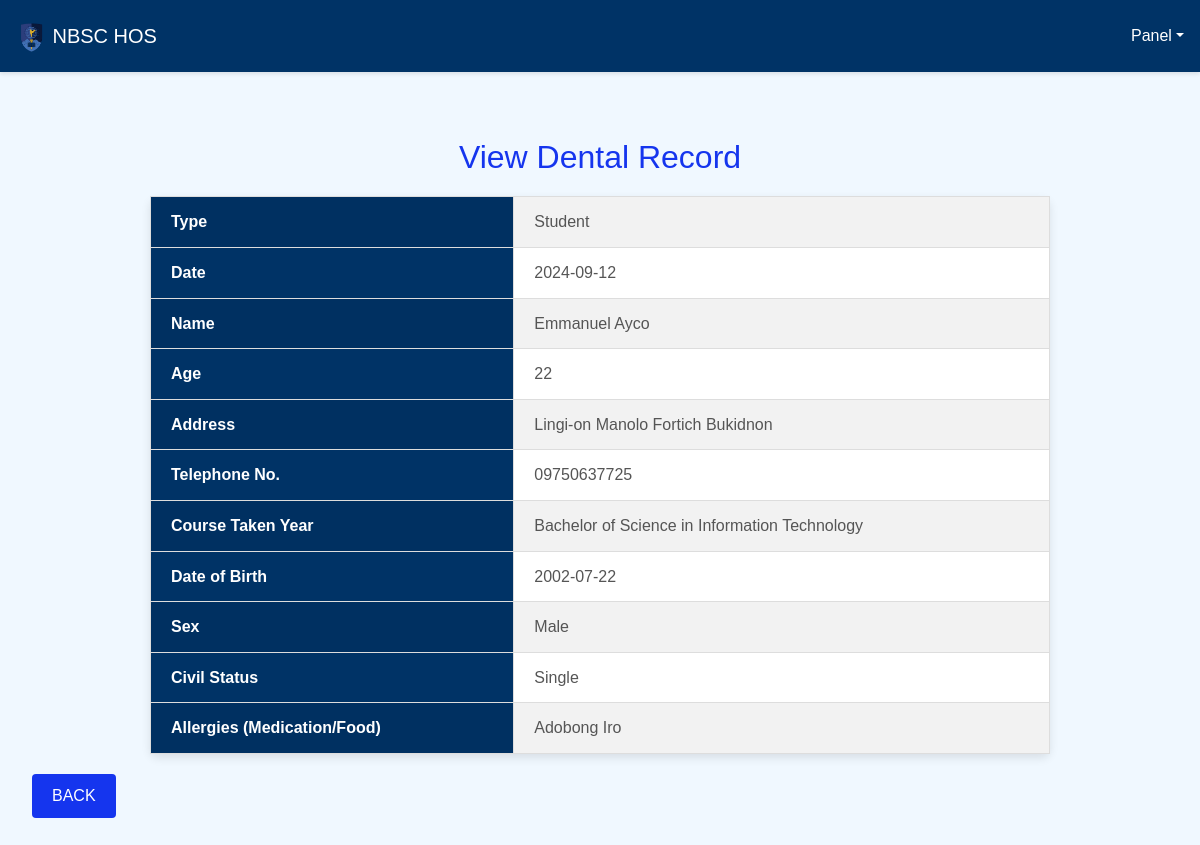
The page /crud2/read.php?dental_id=2 on the database its author committed.
### tables this page shows
CREATE TABLE `dental` (
  `dental_id` int(11) NOT NULL,
  `dental_type` enum('Non-Teaching','Teaching','Student') NOT NULL,
  `dental_date` date NOT NULL,
  `dental_name` varchar(255) NOT NULL,
  `dental_age` int(11) DEFAULT NULL,
  `dental_address` varchar(255) DEFAULT NULL,
  `dental_tel_no` varchar(15) DEFAULT NULL,
  `dental_course_taken_year` varchar(255) DEFAULT NULL,
  `dental_date_of_birth` date DEFAULT NULL,
  `dental_sex` enum('Male','Female','Other') DEFAULT NULL,
  `dental_civil_status` enum('Single','Married','Divorced','Widowed','Other') DEFAULT NULL,
  `dental_allergy_medication_food` text DEFAULT NULL
);

### crud2/read.php (the view, shortened to what this page needs)
<?php
if(isset($_GET["dental_id"]) && !empty(trim($_GET["dental_id"]))){
    require_once "../config.php";
    $sql = "SELECT * FROM dental WHERE dental_id = :dental_id";
    if($stmt = $pdo->prepare($sql)){
        $stmt->bindParam(":dental_id", $param_dental_id);
        if($stmt->execute()){
            if($stmt->rowCount() == 1){
                $row = $stmt->fetch(PDO::FETCH_ASSOC);
            } else{
                header("location: ../add_dental_info.php");
                exit();
            }
        } else{
            echo "Oops! Something went wrong. Please try again later.";
        }
    }
} else{
    header("location: error.php");
    exit();
}
?>
<!DOCTYPE html>
<html lang="en">
<head>
    <link rel="stylesheet" href="https://stackpath.bootstrapcdn.com/bootstrap/4.5.2/css/bootstrap.min.css">
    <link rel="stylesheet" href="https://cdn.jsdelivr.net/npm/bootstrap@5.3.3/dist/css/bootstrap.min.css">
    <link rel="stylesheet" href="https://maxcdn.bootstrapcdn.com/font-awesome/4.7.0/css/font-awesome.min.css">
</head>
<body>
<nav class="navbar navbar-expand-lg navbar-dark navbar-custom px-2">
        <a class="navbar-brand ps-2" href="#">
            <img src="../src/Nbsc_logo-removebg-preview.png" style="height: 0.3in;">
            NBSC HOS
        </a>
        <div class="collapse navbar-collapse" id="main_nav">
            <div class="navbar-collapse flex-grow-1 text-right" id="sampleid" style="padding-left: 20px">
                <ul class="navbar-nav ms-auto mb-2 mb-lg-0 flex-nowrap">
                    <li class="nav-item dropdown w-100" style="padding-top: 0px;">
                        <a class="nav-link dropdown-toggle" id="navbarDropdown" href="#" role="button" data-bs-toggle="dropdown" aria-expanded="false">Panel</a>
                    </li>
                </ul>
            </div>
        </div>
    </nav>
    <div class="wrapper">
    <div class="container-fluid">
        <div class="row">
            <div class="col-md-12">
                <h1 class="mt-5 mb-3">View Dental Record</h1>
                <div class="table-container">
                    <table class="table table-bordered table-striped">
                        <tbody>
                            <tr>
                                <th>Type</th>
                                <td><?php echo htmlspecialchars($row["dental_type"]); ?></td>
                            </tr>
                            <tr>
                                <th>Date</th>
                                <td><?php echo htmlspecialchars($row["dental_date"]); ?></td>
                            </tr>
                            <tr>
                                <th>Name</th>
                                <td><?php echo htmlspecialchars($row["dental_name"]); ?></td>
                            </tr>
                            <tr>
                                <th>Age</th>
                                <td><?php echo htmlspecialchars($row["dental_age"]); ?></td>
                            </tr>
                            <tr>
                                <th>Address</th>
                                <td><?php echo htmlspecialchars($row["dental_address"]); ?></td>
                            </tr>
                            <tr>
                                <th>Telephone No.</th>
                                <td><?php echo htmlspecialchars($row["dental_tel_no"]); ?></td>
                            </tr>
                            <tr>
                                <th>Course Taken Year</th>
                                <td><?php echo htmlspecialchars($row["dental_course_taken_year"]); ?></td>
                            </tr>
                            <tr>
                                <th>Date of Birth</th>
                                <td><?php echo htmlspecialchars($row["dental_date_of_birth"]); ?></td>
                            </tr>
                            <tr>
                                <th>Sex</th>
                                <td><?php echo htmlspecialchars($row["dental_sex"]); ?></td>
                            </tr>
                            <tr>
                                <th>Civil Status</th>
                                <td><?php echo htmlspecialchars($row["dental_civil_status"]); ?></td>
                            </tr>
                            <tr>
                                <th>Allergies (Medication/Food)</th>
                                <td><?php echo htmlspecialchars($row["dental_allergy_medication_food"]); ?></td>
                            </tr>
                        </tbody>
                    </table>
                    <p><a href="../add_dental_info.php" class="btn btn-primary">Back</a></p>
                </div>
            </div>
        </div>
    </div>
</div>
</body>
</html>

### crud2/read.php (style rules this page uses)
body { background-color: #f0f8ff; margin: 0; padding-top: 70px; font-family: 'Arial', sans-serif; line-height: 1.6; }
.navbar { background-color: #003366; padding: 15px 20px; position: fixed; width: 100%; top: 0; z-index: 1000; box-shadow: 0 2px 4px rgba(0, 0, 0, 0.1); }
.navbar-brand img { height: 0.3in; }
.navbar-custom .navbar-nav .nav-link { color: #fff; }
.wrapper { padding: 20px; }
h1 { color: #1535ee; text-align: center; font-size: 2rem; margin-bottom: 30px; }
.table-container { margin-top: 20px; }
.table { width: 100%; max-width: 900px; margin: auto; border-collapse: collapse; background-color: #fff; border-radius: 8px; box-shadow: 0 4px 10px rgba(0, 0, 0, 0.1); }
.table th, .table td { padding: 12px 20px; border: 1px solid #ddd; text-align: left; }
.table th { background-color: #003366; color: white; font-weight: bold; }
.table td { color: #555; font-size: 1rem; }
.btn-primary { background-color: #1535ee; color: #fff; border: none; padding: 10px 20px; font-size: 1rem; text-transform: uppercase; cursor: pointer; border-radius: 4px; text-decoration: none; display: inline-block; margin-top: 20px; }

### rows shown on the page
dental: dental_type "Student", dental_date "2024-09-12", dental_name "Emmanuel Ayco", dental_age "22", dental_address "Lingi-on Manolo Fortich Bukidnon", dental_tel_no "09750637725", dental_course_taken_year "Bachelor of Science in Information Technology", dental_date_of_birth "2002-07-22", dental_sex "Male", dental_civil_status "Single", dental_allergy_medication_food "Adobong Iro"
